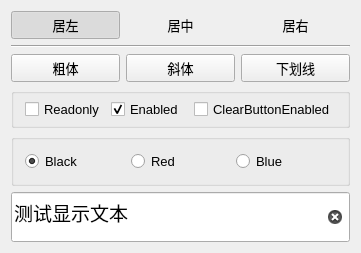
<?xml version="1.0" encoding="UTF-8"?>
<ui version="4.0">
 <class>Widget</class>
 <widget class="QWidget" name="Widget">
  <property name="geometry">
   <rect>
    <x>0</x>
    <y>0</y>
    <width>361</width>
    <height>229</height>
   </rect>
  </property>
  <property name="font">
   <font>
    <pointsize>10</pointsize>
   </font>
  </property>
  <property name="windowTitle">
   <string>按钮的使用</string>
  </property>
  <layout class="QVBoxLayout" name="verticalLayout" stretch="0,0,0,0,0,1">
   <item>
    <layout class="QHBoxLayout" name="horizontalLayout">
     <item>
      <widget class="QPushButton" name="btnAlign_Left">
       <property name="text">
        <string>居左</string>
       </property>
       <property name="icon">
        <iconset resource="res.qrc">
         <normaloff>:/icons/images/508.bmp</normaloff>:/icons/images/508.bmp</iconset>
       </property>
       <property name="checkable">
        <bool>true</bool>
       </property>
       <property name="checked">
        <bool>true</bool>
       </property>
       <property name="autoExclusive">
        <bool>true</bool>
       </property>
       <property name="flat">
        <bool>true</bool>
       </property>
      </widget>
     </item>
     <item>
      <widget class="QPushButton" name="btnAlign_Center">
       <property name="text">
        <string>居中</string>
       </property>
       <property name="icon">
        <iconset resource="res.qrc">
         <normaloff>:/icons/images/510.bmp</normaloff>:/icons/images/510.bmp</iconset>
       </property>
       <property name="checkable">
        <bool>true</bool>
       </property>
       <property name="checked">
        <bool>false</bool>
       </property>
       <property name="autoExclusive">
        <bool>true</bool>
       </property>
       <property name="flat">
        <bool>true</bool>
       </property>
      </widget>
     </item>
     <item>
      <widget class="QPushButton" name="btnAlign_Right">
       <property name="text">
        <string>居右</string>
       </property>
       <property name="icon">
        <iconset resource="res.qrc">
         <normaloff>:/icons/images/512.bmp</normaloff>:/icons/images/512.bmp</iconset>
       </property>
       <property name="checkable">
        <bool>true</bool>
       </property>
       <property name="checked">
        <bool>false</bool>
       </property>
       <property name="autoExclusive">
        <bool>true</bool>
       </property>
       <property name="flat">
        <bool>true</bool>
       </property>
      </widget>
     </item>
    </layout>
   </item>
   <item>
    <widget class="Line" name="line">
     <property name="orientation">
      <enum>Qt::Horizontal</enum>
     </property>
    </widget>
   </item>
   <item>
    <layout class="QHBoxLayout" name="horizontalLayout_2">
     <item>
      <widget class="QPushButton" name="btnFont_Bold">
       <property name="text">
        <string>粗体</string>
       </property>
       <property name="icon">
        <iconset resource="res.qrc">
         <normaloff>:/icons/images/500.bmp</normaloff>:/icons/images/500.bmp</iconset>
       </property>
       <property name="checkable">
        <bool>true</bool>
       </property>
      </widget>
     </item>
     <item>
      <widget class="QPushButton" name="btnFont_Italic">
       <property name="text">
        <string>斜体</string>
       </property>
       <property name="icon">
        <iconset resource="res.qrc">
         <normaloff>:/icons/images/502.bmp</normaloff>:/icons/images/502.bmp</iconset>
       </property>
       <property name="checkable">
        <bool>true</bool>
       </property>
      </widget>
     </item>
     <item>
      <widget class="QPushButton" name="btnFont_UnderLine">
       <property name="text">
        <string>下划线</string>
       </property>
       <property name="icon">
        <iconset resource="res.qrc">
         <normaloff>:/icons/images/504.bmp</normaloff>:/icons/images/504.bmp</iconset>
       </property>
       <property name="checkable">
        <bool>true</bool>
       </property>
      </widget>
     </item>
    </layout>
   </item>
   <item>
    <widget class="QGroupBox" name="groupBox_2">
     <property name="title">
      <string/>
     </property>
     <property name="flat">
      <bool>true</bool>
     </property>
     <property name="checkable">
      <bool>false</bool>
     </property>
     <layout class="QHBoxLayout" name="horizontalLayout_3">
      <property name="topMargin">
       <number>5</number>
      </property>
      <property name="bottomMargin">
       <number>5</number>
      </property>
      <item>
       <widget class="QCheckBox" name="chkBox_Readonly">
        <property name="text">
         <string>Readonly</string>
        </property>
       </widget>
      </item>
      <item>
       <widget class="QCheckBox" name="chkbox_Enable">
        <property name="text">
         <string>Enabled</string>
        </property>
        <property name="checked">
         <bool>true</bool>
        </property>
       </widget>
      </item>
      <item>
       <widget class="QCheckBox" name="chkBox_ClearButton">
        <property name="text">
         <string>ClearButtonEnabled</string>
        </property>
       </widget>
      </item>
     </layout>
    </widget>
   </item>
   <item>
    <widget class="QGroupBox" name="groupBox">
     <property name="title">
      <string/>
     </property>
     <property name="flat">
      <bool>true</bool>
     </property>
     <layout class="QHBoxLayout" name="horizontalLayout_4">
      <item>
       <widget class="QRadioButton" name="radioBlack">
        <property name="text">
         <string>Black</string>
        </property>
        <property name="checked">
         <bool>true</bool>
        </property>
       </widget>
      </item>
      <item>
       <widget class="QRadioButton" name="radioRed">
        <property name="text">
         <string>Red</string>
        </property>
       </widget>
      </item>
      <item>
       <widget class="QRadioButton" name="radioBlue">
        <property name="text">
         <string>Blue</string>
        </property>
       </widget>
      </item>
     </layout>
    </widget>
   </item>
   <item>
    <widget class="QLineEdit" name="editInput">
     <property name="minimumSize">
      <size>
       <width>0</width>
       <height>50</height>
      </size>
     </property>
     <property name="font">
      <font>
       <pointsize>14</pointsize>
      </font>
     </property>
     <property name="text">
      <string>测试显示文本</string>
     </property>
     <property name="clearButtonEnabled">
      <bool>true</bool>
     </property>
    </widget>
   </item>
  </layout>
 </widget>
 <layoutdefault spacing="6" margin="11"/>
 <resources>
  <include location="res.qrc"/>
 </resources>
 <connections/>
</ui>
